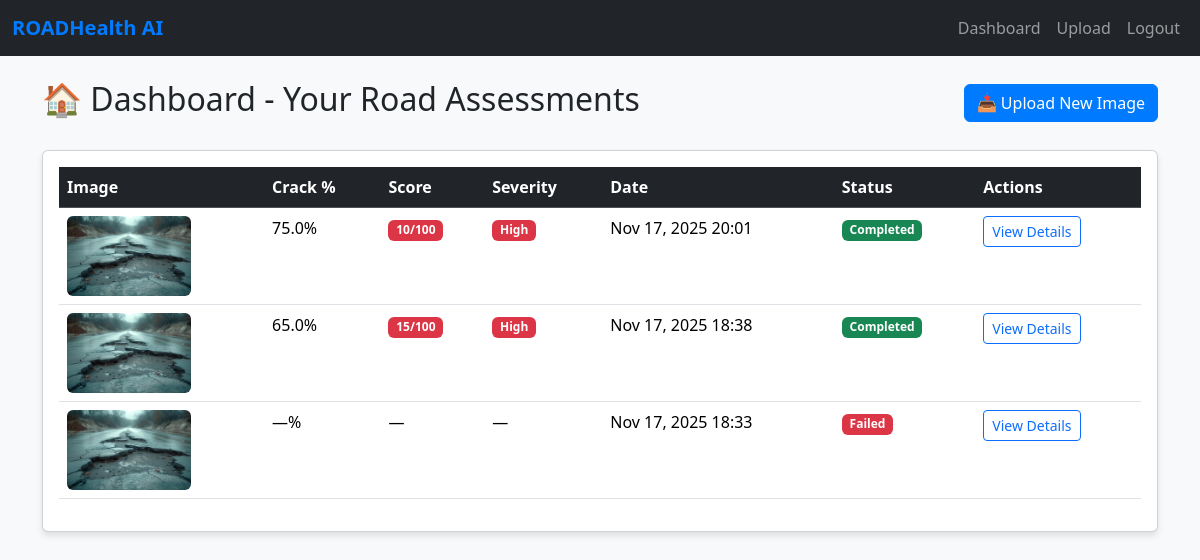
The app's page / (signed in) with its own data.
### assessments/models.py (models this page shows, shortened)
class Assessment(models.Model):
    SEVERITY_CHOICES = [
        ('Low', 'Low'),
        ('Medium', 'Medium'),
        ('High', 'High'),
    ]
    STATUS_CHOICES = [
        ('pending', 'Pending'),
        ('analyzing', 'Analyzing'),
        ('completed', 'Completed'),
        ('failed', 'Failed'),
    ]
    user = models.ForeignKey(User, on_delete=models.CASCADE)
    image = models.ImageField(upload_to="uploads/")
    crack_percentage = models.FloatField(null=True, blank=True)
    pothole_probability = models.FloatField(null=True, blank=True)
    severity = models.CharField(max_length=20, choices=SEVERITY_CHOICES, null=True, blank=True)
    condition_score = models.IntegerField(null=True, blank=True)
    analysis_status = models.CharField(max_length=20, choices=STATUS_CHOICES, default='pending')
    created_at = models.DateTimeField(auto_now_add=True)
    updated_at = models.DateTimeField(auto_now=True)
    class Meta:
        ordering = ['-created_at']

### assessments/views.py (the view)
# urls.py: path('', views.dashboard_view, name='dashboard'),
@login_required
def dashboard_view(request):
	assessments = Assessment.objects.filter(user=request.user)
	return render(request, 'assessments/dashboard.html', {'assessments': assessments})

### templates/assessments/dashboard.html (shortened to what this page needs)
{% extends 'base.html' %}
{% load static %}
{% block content %}
<div class="d-flex justify-content-between align-items-center mb-4">
  <h2>🏠 Dashboard - Your Road Assessments</h2>
  <a href="{% url 'upload' %}" class="btn btn-primary">📤 Upload New Image</a>
</div>
{% if assessments %}
<div class="card">
  <div class="card-body">
    <div class="table-responsive">
      <table class="table table-hover">
        <thead class="table-dark">
          <tr>
            <th>Image</th>
            <th>Crack %</th>
            <th>Score</th>
            <th>Severity</th>
            <th>Date</th>
            <th>Status</th>
            <th>Actions</th>
          </tr>
        </thead>
        <tbody>
          {% for a in assessments %}
          <tr>
            <td>
              <img src="{{ a.image.url }}" alt="Road assessment thumbnail" class="rounded">
            </td>
            <td>{{ a.crack_percentage|floatformat:1|default:"—" }}%</td>
            <td>
              {% if a.condition_score %}
                <span class="badge bg-{% if a.condition_score >= 70 %}success{% elif a.condition_score >= 40 %}warning{% else %}danger{% endif %}">
                  {{ a.condition_score }}/100
                </span>
              {% else %}
                —
              {% endif %}
            </td>
            <td>
              {% if a.severity %}
                <span class="badge bg-{% if a.severity == 'High' %}danger{% elif a.severity == 'Medium' %}warning{% else %}success{% endif %}">
                  {{ a.severity }}
                </span>
              {% else %}
                —
              {% endif %}
            </td>
            <td>{{ a.created_at|date:"M d, Y H:i" }}</td>
            <td>
              <span class="badge bg-{% if a.analysis_status == 'completed' %}success{% elif a.analysis_status == 'failed' %}danger{% elif a.analysis_status == 'analyzing' %}info{% else %}warning{% endif %}">
                {{ a.get_analysis_status_display }}
              </span>
            </td>
            <td>
              <a href="{% url 'result' a.id %}" class="btn btn-sm btn-outline-primary">View Details</a>
            </td>
          </tr>
          {% endfor %}
        </tbody>
      </table>
    </div>
  </div>
</div>
{% endif %}
{% endblock %}

### templates/base.html (shortened to what this page needs)
{% load static %}
<!doctype html>
<html lang="en">
  <head>
    <link href="https://cdn.jsdelivr.net/npm/bootstrap@5.3.2/dist/css/bootstrap.min.css" rel="stylesheet">
    <link rel="stylesheet" href="{% static 'css/style.css' %}")
  </head>
  <body>
    <nav class="navbar navbar-expand-lg navbar-dark bg-dark">
      <div class="container-fluid">
        <a class="navbar-brand" href="/">ROADHealth AI</a>
        <div class="collapse navbar-collapse" id="navbarNav">
          <ul class="navbar-nav ms-auto">
            {% if user.is_authenticated %}
            <li class="nav-item">
              <a class="nav-link" href="{% url 'dashboard' %}">Dashboard</a>
            </li>
            <li class="nav-item">
              <a class="nav-link" href="{% url 'upload' %}">Upload</a>
            </li>
            <li class="nav-item">
              <a class="nav-link" href="{% url 'logout' %}">Logout</a>
            </li>
            {% endif %}
          </ul>
        </div>
      </div>
    </nav>
    <div class="container mt-4">
      {% block content %}{% endblock %}
    </div>
  </body>
</html>

### static/css/style.css (style rules this page uses)
body { background-color: #f8f9fa; }
.navbar-brand { font-weight: bold; color: #007bff !important; }
.card { box-shadow: 0 4px 6px rgba(0, 0, 0, 0.1); margin-bottom: 20px; }
.btn-primary { background-color: #007bff; border-color: #007bff; }
.table img { border-radius: 8px; object-fit: cover; height: 80px; }

### records on screen
Assessment: image (picture), crack_percentage "75.0", condition_score "10", severity "High", created_at "Nov 17, 2025 20:01", analysis_status "Completed"
Assessment: image (picture), crack_percentage "65.0", condition_score "15", severity "High", created_at "Nov 17, 2025 18:38", analysis_status "Completed"
Assessment: image (picture), crack_percentage "—", created_at "Nov 17, 2025 18:33", analysis_status "Failed"
